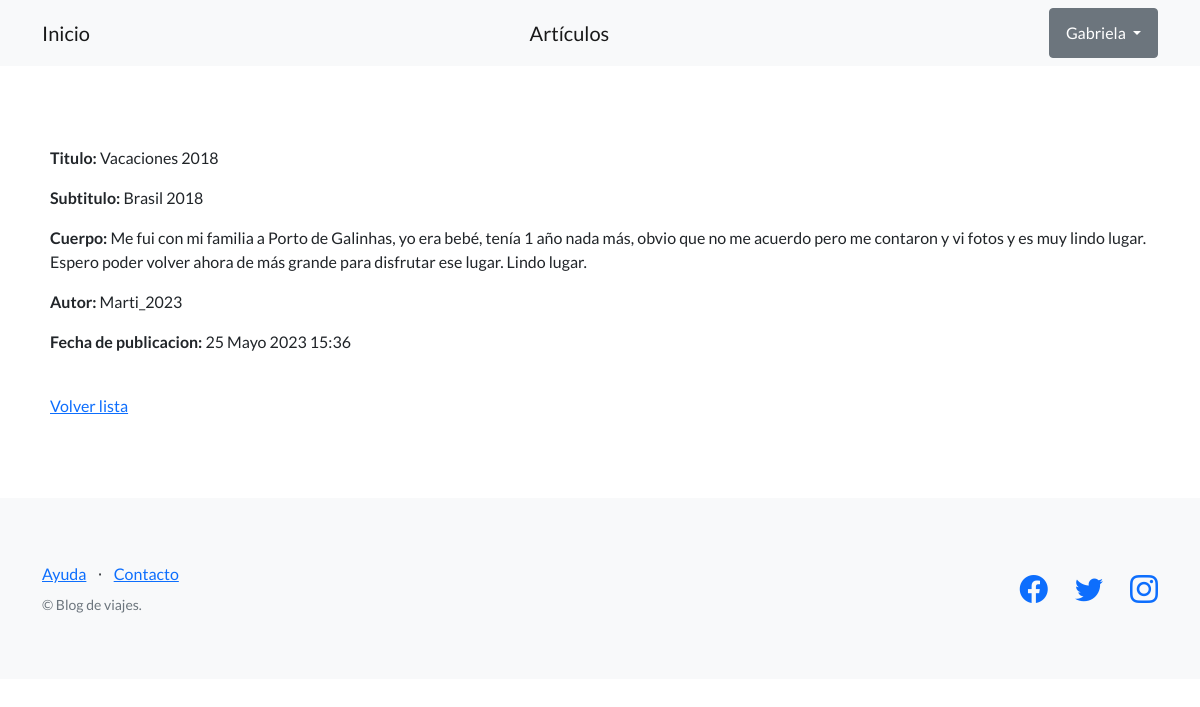
Screenshot of /blog/ver/15/ (signed in) with the database file from the repository.
### blog/models.py (models this page shows, shortened)
class Articulo(models.Model):
    titulo= models.CharField(max_length=200, unique=True)
    subtitulo= models.CharField(max_length=200)
    cuerpo= models.TextField()
    autor= models.ForeignKey(User, on_delete=models.SET_NULL, null=True)
    fecha_publicacion= models.DateTimeField(auto_now_add=True)
    imagen= models.ImageField(upload_to='images', blank=True)
    class Meta:
        ordering = ['-fecha_publicacion']

### blog/views.py (the view)
# urls.py: path("ver/<int:id>/", ver_articulo, name='ver_articulo'),
def ver_articulo(request, id):
    articulo= Articulo.objects.get(id= id)  # Obtener el artículo por su ID
    contexto = {
        'articulo': articulo
    }
    return render(
        request= request,
        template_name= 'blog/detalle_articulos.html',
        context=contexto,
    )

### blog/templates/blog/detalle_articulos.html
{% extends 'blog/base.html' %}
{% block contenido %}
<section>
    <div>
        <p><strong> Titulo: </strong>{{articulo.titulo}}</p>
        <p><strong> Subtitulo: </strong>{{articulo.subtitulo}}</p>
        <p><strong> Cuerpo: </strong>{{articulo.cuerpo}}</p>
        <p><strong> Autor: </strong>{{articulo.autor}}</p>
        <p><strong> Fecha de publicacion: </strong>{{articulo.fecha_publicacion}}</p>
        <br>
        <a href ="{% url 'lista_articulos' %}">Volver lista </a>
    </div>
</section>
{% endblock contenido %}

### blog/templates/blog/base.html (shortened to what this page needs)
{% load static %}
<!DOCTYPE html>
<html lang="en">
    <head>
        <link href="https://cdn.jsdelivr.net/npm/bootstrap-icons@1.5.0/font/bootstrap-icons.css" rel="stylesheet" type="text/css" />
        <link href="{% static 'css/styles.css' %}" rel="stylesheet" />
    </head>
    <body>
        <nav class="navbar navbar-light bg-light static-top">
            <div class="container">
                <a class="navbar-brand" href= "{% url 'inicio' %}">Inicio</a>
                <a class="navbar-brand" href= "{% url 'lista_articulos' %}">Artículos</a>
                {% if user.is_authenticated %}
                <div class="dropdown">
                    <button class="btn btn-secondary dropdown-toggle" type="button" id="dropdownMenuButton1" data-bs-toggle="dropdown" aria-expanded="false">
                        <div style="display: inline-flex;">
                            <span>{{ user.username }}</span>
                        </div>
                    </button>
                    </div>
                </div>
                {% else %}
                <a class="btn btn-primary" href="{% url 'login' %}">Iniciar Sesión</a>
                <a class="btn btn-success" href="{% url 'registro' %}">Registro</a>
                {% endif %}
        </nav>
        <section style= "padding: 80px 50px;">
            {% block contenido %}
            {% endblock contenido %}
        </section>
        <footer class="footer bg-light">
            <div class="container">
                <div class="row">
                    <div class="col-lg-6 h-100 text-center text-lg-start my-auto">
                        <ul class="list-inline mb-2">
                            <li class="list-inline-item"><a href="#!">Ayuda</a></li>
                            <li class="list-inline-item">⋅</li>
                            <li class="list-inline-item"><a href="#!">Contacto</a></li>
                        </ul>
                        <p class="text-muted small mb-4 mb-lg-0">&copy; Blog de viajes.</p>
                    </div>
                    <div class="col-lg-6 h-100 text-center text-lg-end my-auto">
                        <ul class="list-inline mb-0">
                            <li class="list-inline-item me-4">
                                <a href="#!"><i class="bi-facebook fs-3"></i></a>
                            </li>
                            <li class="list-inline-item me-4">
                                <a href="#!"><i class="bi-twitter fs-3"></i></a>
                            </li>
                            <li class="list-inline-item">
                                <a href="https://www.instagram.com/espndeportes/?hl=es"><i class="bi-instagram fs-3"></i></a>
                            </li>
                        </ul>
                    </div>
                </div>
            </div>
        </footer>
    </body>
</html>

### rows the page displays
Articulo: titulo "Vacaciones 2018", subtitulo "Brasil 2018", cuerpo "Me fui con mi familia a Porto de Galinhas, yo era bebé, tenía 1 año nada más, obvio que no me acuerdo pero me contaron y vi fotos y es muy lindo lugar. Espero poder volver ahora de más grande para disfrutar ese lugar. Lindo lugar.", autor "Marti_2023", fecha_publicacion "25 Mayo 2023 15:36"

### other values shown
{{ user.username }} "Gabriela"
